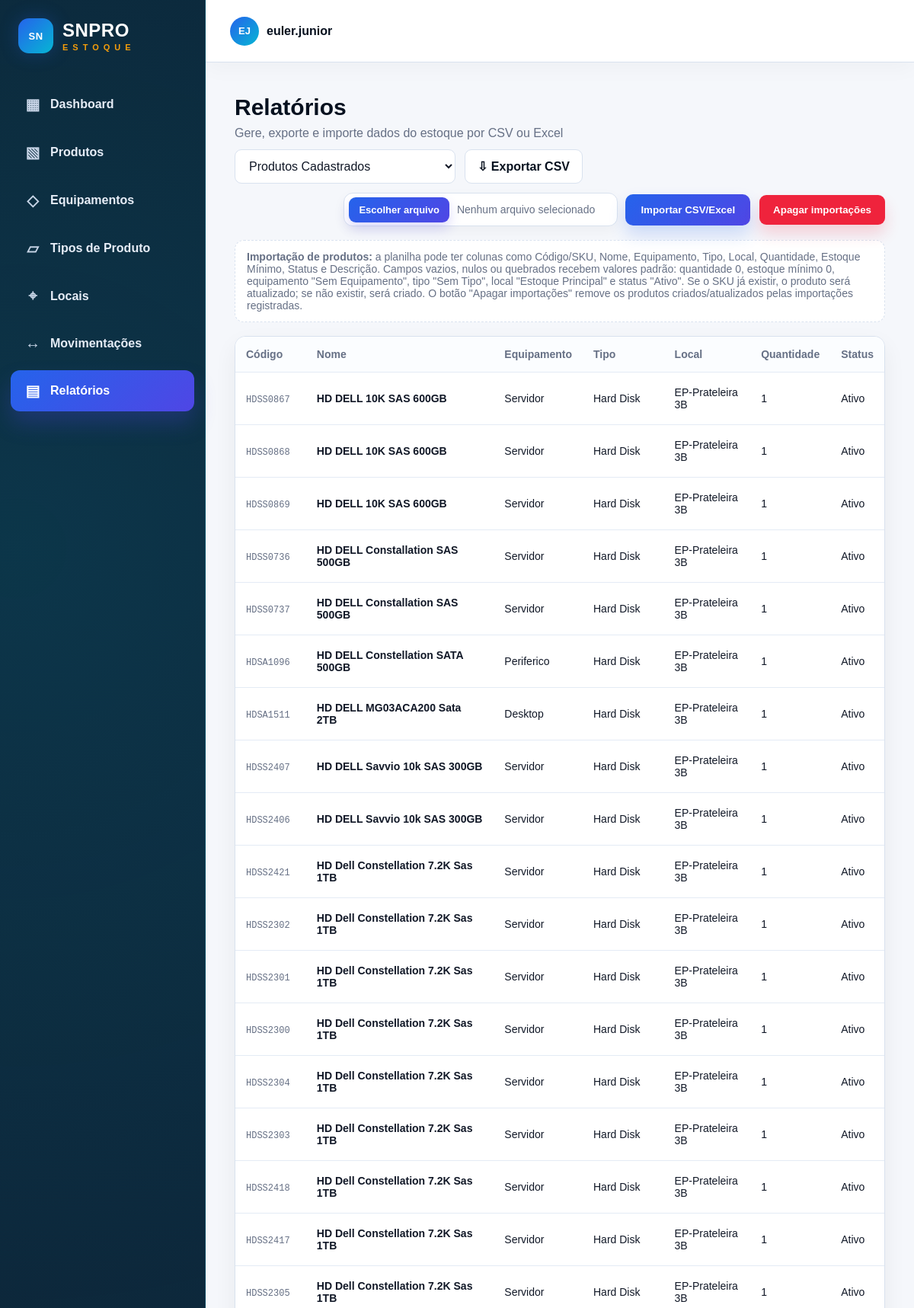
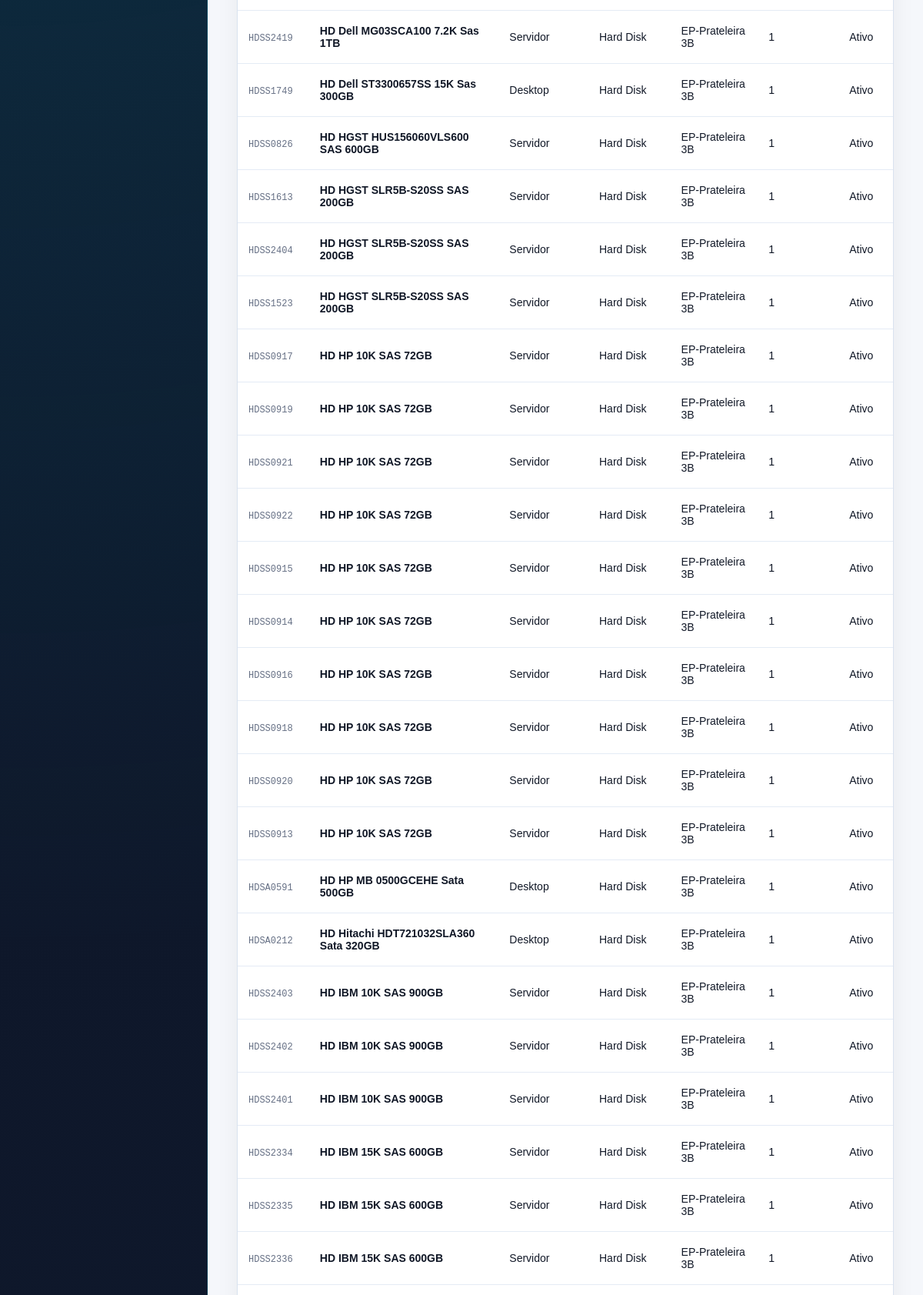
Screenshot of /relatorios (upper part) with the database file from the repository (2 pictures, top to bottom).
### app/models.py (models this page shows, shortened)
class Produto(db.Model):
    __tablename__ = "produtos"
    id = db.Column(db.Integer, primary_key=True)
    sku = db.Column(db.String(50), unique=True, nullable=False)
    nome = db.Column(db.String(150), nullable=False)
    equipamento = db.Column(db.String(80), nullable=False)
    tipo_produto = db.Column(db.String(80), nullable=True)
    local = db.Column(db.String(100), nullable=False)
    quantidade = db.Column(db.Integer, nullable=False, default=1)
    estoque_minimo = db.Column(db.Integer, nullable=False, default=1)
    ticket_medio = db.Column(db.Float, nullable=False, default=0.01)
    status = db.Column(db.String(30), nullable=False, default="Ativo")
    descricao = db.Column(db.Text, nullable=True)

### app/routes.py (the view)
@main.route("/relatorios")
def relatorios():
    tipo = request.args.get("tipo", "produtos").strip()
    produtos_lista = Produto.query.order_by(Produto.nome.asc()).all()
    movimentacoes_lista = Movimentacao.query.order_by(Movimentacao.criado_em.desc()).all()
    baixo_estoque = Produto.query.filter(Produto.quantidade <= Produto.estoque_minimo).order_by(Produto.nome.asc()).all()
    importacoes_count = ImportacaoPlanilha.query.count()
    return render_template(
        "relatorios.html",
        active_page="relatorios",
        tipo=tipo,
        produtos=produtos_lista,
        movimentacoes=movimentacoes_lista,
        baixo_estoque=baixo_estoque,
        importacoes_count=importacoes_count,
    )

### app/templates/relatorios.html (shortened to what this page needs)
{% extends "base.html" %}
{% block content %}
<section class="page-header report-header">
    <div>
        <h1>Relatórios</h1>
        <p>Gere, exporte e importe dados do estoque por CSV ou Excel</p>
    </div>
</section>
<div class="report-toolbar">
    <form class="report-select" method="get" action="{{ url_for('main.relatorios') }}">
        <select name="tipo" onchange="this.form.submit()">
            <option value="produtos" {% if tipo == 'produtos' %}selected{% endif %}>Produtos Cadastrados</option>
        </select>
    </form>
    <a class="btn-light export-link" href="{{ url_for('main.exportar_relatorio', tipo=tipo) }}">⇩ Exportar CSV</a>
    <form class="import-form" method="post" action="{{ url_for('main.importar_planilha') }}" enctype="multipart/form-data">
        <label class="file-picker">
            <span class="file-picker-button">Escolher arquivo</span>
            <span class="file-picker-name" id="arquivoImportacaoNome">Nenhum arquivo selecionado</span>
        </label>
        <button class="btn-primary" type="submit">Importar CSV/Excel</button>
    </form>
    <form method="post" action="{{ url_for('main.apagar_dados_importados') }}" data-confirm-kind="dados importados" data-confirm-article="os" class="delete-import-form">
        <button class="btn-danger" type="submit">Apagar importações</button>
    </form>
</div>
<div class="import-help">
    <strong>Importação de produtos:</strong> a planilha pode ter colunas como Código/SKU, Nome, Equipamento, Tipo, Local, Quantidade, Estoque Mínimo, Status e Descrição.
    Campos vazios, nulos ou quebrados recebem valores padrão: quantidade 0, estoque mínimo 0, equipamento "Sem Equipamento", tipo "Sem Tipo", local "Estoque Principal" e status "Ativo". Se o SKU já existir, o produto será atualizado; se não existir, será criado. O botão "Apagar importações" remove os produtos criados/atualizados pelas importações registradas.
</div>
{% if tipo == 'movimentacoes' %}
<div class="table-card">
    <table>
        <thead>
            <tr>
                <th>Tipo</th>
                <th>Produto</th>
                <th>Qtd</th>
                <th>Local</th>
                <th>Data</th>
                <th>Observação</th>
            </tr>
        </thead>
        <tbody>
            {% for mov in movimentacoes %}
            <tr>
                <td><span class="movement-badge movement-{{ mov.tipo|lower|replace('í','i')|replace('ç','c')|replace('ã','a')|replace('é','e')|replace('ê','e') }}">{{ mov.tipo }}</span></td>
                <td><strong>{{ mov.produto_nome }}</strong></td>
                <td>{{ mov.quantidade }}</td>
                <td>{{ mov.local }}</td>
                <td>{{ mov.criado_em.strftime('%d/%m/%Y, %H:%M') }}</td>
                <td>{{ mov.observacao or '-' }}</td>
            </tr>
            {% else %}
            <tr><td colspan="6" class="empty">Nenhuma movimentação encontrada.</td></tr>
            {% endfor %}
        </tbody>
    </table>
</div>
{% else %}
{% set lista = baixo_estoque if tipo == 'baixo_estoque' else produtos %}
<div class="table-card">
    <table>
        <thead>
            <tr>
                <th>Código</th>
                <th>Nome</th>
                <th>Equipamento</th>
                <th>Tipo</th>
                <th>Local</th>
                <th>Quantidade</th>
                <th>Status</th>
            </tr>
        </thead>
        <tbody>
            {% for produto in lista %}
            <tr>
                <td><span class="code">{{ produto.sku }}</span></td>
                <td><strong>{{ produto.nome }}</strong></td>
                <td>{{ produto.equipamento }}</td>
                <td>{{ produto.tipo_produto or '-' }}</td>
                <td>{{ produto.local }}</td>
                <td>{{ produto.quantidade }}</td>
                <td>{{ produto.status }}</td>
            </tr>
            {% else %}
            <tr><td colspan="7" class="empty">Nenhum produto encontrado.</td></tr>
            {% endfor %}
        </tbody>
    </table>
</div>
{% endif %}
{% endblock %}

### app/static/css/style.css (style rules this page uses)
:root { --snpro-ink: #07111f; --snpro-sidebar: #0d1526; --snpro-sidebar-2: #111c33; --snpro-blue: #2563eb; --snpro-cyan: #06b6d4; --snpro-violet: #4f46e5; --snpro-accent: #f59e0b; --snpro-bg: #f5f7fb; --snpro-card: #ffffff; --snpro-text: #111827; --snpro-muted: #667085; --snpro-border: #d9e2ef; --danger: #ef233c; }
* { box-sizing: border-box; }
body { margin: 0; font-family: Arial, sans-serif; background: var(--snpro-bg); color: var(--snpro-text); }
.page-header { display: flex; justify-content: space-between; align-items: center; padding: 42px 38px 24px; }
h1 { margin: 0; font-size: 30px; color: var(--snpro-ink); }
p { margin: 8px 0 0; color: var(--snpro-muted); }
.btn-primary { border: 0; background: linear-gradient(135deg, var(--snpro-blue), var(--snpro-violet)); color: white; padding: 13px 20px; border-radius: 10px; font-weight: 900; cursor: pointer; box-shadow: 0 12px 22px rgba(37,99,235,.20); }
.btn-light { border: 1px solid var(--snpro-border); background: white; padding: 12px 16px; border-radius: 9px; cursor: pointer; color: var(--snpro-ink); font-weight: 800; }
.btn-danger { border: 0; background: var(--danger); color: white; padding: 12px 18px; border-radius: 9px; cursor: pointer; font-weight: 900; box-shadow: 0 12px 20px rgba(239,35,60,.18); }
input, select, textarea { width: 100%; border: 1px solid var(--snpro-border); border-radius: 9px; padding: 12px 14px; background: white; font: inherit; color: var(--snpro-text); }
.table-card { margin: 0 38px 36px; background: white; border: 1px solid var(--snpro-border); border-radius: 14px; overflow: hidden; box-shadow: 0 12px 30px rgba(7,17,31,.06); }
table { width: 100%; border-collapse: collapse; }
th { text-align: left; font-size: 14px; color: var(--snpro-muted); padding: 15px 14px; font-weight: 900; background: #fbfdff; }
td { padding: 18px 14px; border-top: 1px solid #e4ebf5; font-size: 14px; vertical-align: middle; }
.code { color: var(--snpro-muted); font-family: Consolas, monospace; font-size: 12px; }
.report-header { padding-bottom: 12px; }
.report-toolbar { display: flex; gap: 12px; align-items: center; padding: 0 38px 18px; flex-wrap: wrap; }
.report-select { width: 290px; }
.export-link { text-decoration: none; display: inline-flex; align-items: center; gap: 8px; }
.import-form { display: flex; gap: 10px; align-items: center; margin-left: auto; }
.import-help { margin: 0 38px 18px; padding: 13px 15px; border: 1px dashed var(--snpro-border); border-radius: 12px; color: var(--snpro-muted); background: #ffffff; font-size: 14px; }
.file-picker { min-width: 360px; max-width: 460px; height: 44px; display: inline-flex; align-items: center; gap: 10px; padding: 6px; border: 1px solid var(--snpro-border); border-radius: 12px; background: #fff; box-shadow: 0 6px 18px rgba(7,17,31,.04); cursor: pointer; }
.file-picker-button { flex: 0 0 auto; padding: 9px 13px; border-radius: 9px; background: linear-gradient(135deg, var(--snpro-blue), var(--snpro-violet)); color: #fff; font-size: 13px; font-weight: 900; box-shadow: 0 8px 16px rgba(79,70,229,.20); }
.file-picker-name { min-width: 0; overflow: hidden; text-overflow: ellipsis; white-space: nowrap; color: var(--snpro-muted); font-size: 14px; }
:root { --chart-1: #2563eb; --chart-2: #7c3aed; --chart-3: #0891b2; --chart-4: #16a34a; --chart-5: #f59e0b; --chart-6: #ef233c; --chart-7: #475569; --chart-8: #db2777; }

### rows the page displays
Produto: sku "HDSS0867", nome "HD DELL 10K SAS 600GB", equipamento "Servidor", tipo_produto "Hard Disk", local "EP-Prateleira 3B", quantidade "1", status "Ativo"
Produto: sku "HDSS0868", nome "HD DELL 10K SAS 600GB", equipamento "Servidor", tipo_produto "Hard Disk", local "EP-Prateleira 3B", quantidade "1", status "Ativo"
Produto: sku "HDSS0869", nome "HD DELL 10K SAS 600GB", equipamento "Servidor", tipo_produto "Hard Disk", local "EP-Prateleira 3B", quantidade "1", status "Ativo"
Produto: sku "HDSS0736", nome "HD DELL Constallation SAS 500GB", equipamento "Servidor", tipo_produto "Hard Disk", local "EP-Prateleira 3B", quantidade "1", status "Ativo"
Produto: sku "HDSS0737", nome "HD DELL Constallation SAS 500GB", equipamento "Servidor", tipo_produto "Hard Disk", local "EP-Prateleira 3B", quantidade "1", status "Ativo"
Produto: sku "HDSA1096", nome "HD DELL Constellation SATA 500GB", equipamento "Periferico", tipo_produto "Hard Disk", local "EP-Prateleira 3B", quantidade "1", status "Ativo"
Produto: sku "HDSA1511", nome "HD DELL MG03ACA200 Sata 2TB", equipamento "Desktop", tipo_produto "Hard Disk", local "EP-Prateleira 3B", quantidade "1", status "Ativo"
Produto: sku "HDSS2407", nome "HD DELL Savvio 10k SAS 300GB", equipamento "Servidor", tipo_produto "Hard Disk", local "EP-Prateleira 3B", quantidade "1", status "Ativo"
Produto: sku "HDSS2406", nome "HD DELL Savvio 10k SAS 300GB", equipamento "Servidor", tipo_produto "Hard Disk", local "EP-Prateleira 3B", quantidade "1", status "Ativo"
Produto: sku "HDSS2421", nome "HD Dell Constellation 7.2K Sas 1TB", equipamento "Servidor", tipo_produto "Hard Disk", local "EP-Prateleira 3B", quantidade "1", status "Ativo"
Produto: sku "HDSS2302", nome "HD Dell Constellation 7.2K Sas 1TB", equipamento "Servidor", tipo_produto "Hard Disk", local "EP-Prateleira 3B", quantidade "1", status "Ativo"
Produto: sku "HDSS2301", nome "HD Dell Constellation 7.2K Sas 1TB", equipamento "Servidor", tipo_produto "Hard Disk", local "EP-Prateleira 3B", quantidade "1", status "Ativo"
Produto: sku "HDSS2300", nome "HD Dell Constellation 7.2K Sas 1TB", equipamento "Servidor", tipo_produto "Hard Disk", local "EP-Prateleira 3B", quantidade "1", status "Ativo"
Produto: sku "HDSS2304", nome "HD Dell Constellation 7.2K Sas 1TB", equipamento "Servidor", tipo_produto "Hard Disk", local "EP-Prateleira 3B", quantidade "1", status "Ativo"
Produto: sku "HDSS2303", nome "HD Dell Constellation 7.2K Sas 1TB", equipamento "Servidor", tipo_produto "Hard Disk", local "EP-Prateleira 3B", quantidade "1", status "Ativo"
Produto: sku "HDSS2418", nome "HD Dell Constellation 7.2K Sas 1TB", equipamento "Servidor", tipo_produto "Hard Disk", local "EP-Prateleira 3B", quantidade "1", status "Ativo"
Produto: sku "HDSS2417", nome "HD Dell Constellation 7.2K Sas 1TB", equipamento "Servidor", tipo_produto "Hard Disk", local "EP-Prateleira 3B", quantidade "1", status "Ativo"
Produto: sku "HDSS2305", nome "HD Dell Constellation 7.2K Sas 1TB", equipamento "Servidor", tipo_produto "Hard Disk", local "EP-Prateleira 3B", quantidade "1", status "Ativo"
Produto: sku "HDSS2419", nome "HD Dell MG03SCA100 7.2K Sas 1TB", equipamento "Servidor", tipo_produto "Hard Disk", local "EP-Prateleira 3B", quantidade "1", status "Ativo"
Produto: sku "HDSS1749", nome "HD Dell ST3300657SS 15K Sas 300GB", equipamento "Desktop", tipo_produto "Hard Disk", local "EP-Prateleira 3B", quantidade "1", status "Ativo"
Produto: sku "HDSS0826", nome "HD HGST HUS156060VLS600 SAS 600GB", equipamento "Servidor", tipo_produto "Hard Disk", local "EP-Prateleira 3B", quantidade "1", status "Ativo"
Produto: sku "HDSS1613", nome "HD HGST SLR5B-S20SS SAS 200GB", equipamento "Servidor", tipo_produto "Hard Disk", local "EP-Prateleira 3B", quantidade "1", status "Ativo"
Produto: sku "HDSS2404", nome "HD HGST SLR5B-S20SS SAS 200GB", equipamento "Servidor", tipo_produto "Hard Disk", local "EP-Prateleira 3B", quantidade "1", status "Ativo"
Produto: sku "HDSS1523", nome "HD HGST SLR5B-S20SS SAS 200GB", equipamento "Servidor", tipo_produto "Hard Disk", local "EP-Prateleira 3B", quantidade "1", status "Ativo"
Produto: sku "HDSS0917", nome "HD HP 10K SAS 72GB", equipamento "Servidor", tipo_produto "Hard Disk", local "EP-Prateleira 3B", quantidade "1", status "Ativo"
Produto: sku "HDSS0919", nome "HD HP 10K SAS 72GB", equipamento "Servidor", tipo_produto "Hard Disk", local "EP-Prateleira 3B", quantidade "1", status "Ativo"
Produto: sku "HDSS0921", nome "HD HP 10K SAS 72GB", equipamento "Servidor", tipo_produto "Hard Disk", local "EP-Prateleira 3B", quantidade "1", status "Ativo"
Produto: sku "HDSS0922", nome "HD HP 10K SAS 72GB", equipamento "Servidor", tipo_produto "Hard Disk", local "EP-Prateleira 3B", quantidade "1", status "Ativo"
Produto: sku "HDSS0915", nome "HD HP 10K SAS 72GB", equipamento "Servidor", tipo_produto "Hard Disk", local "EP-Prateleira 3B", quantidade "1", status "Ativo"
Produto: sku "HDSS0914", nome "HD HP 10K SAS 72GB", equipamento "Servidor", tipo_produto "Hard Disk", local "EP-Prateleira 3B", quantidade "1", status "Ativo"
Produto: sku "HDSS0916", nome "HD HP 10K SAS 72GB", equipamento "Servidor", tipo_produto "Hard Disk", local "EP-Prateleira 3B", quantidade "1", status "Ativo"
Produto: sku "HDSS0918", nome "HD HP 10K SAS 72GB", equipamento "Servidor", tipo_produto "Hard Disk", local "EP-Prateleira 3B", quantidade "1", status "Ativo"
Produto: sku "HDSS0920", nome "HD HP 10K SAS 72GB", equipamento "Servidor", tipo_produto "Hard Disk", local "EP-Prateleira 3B", quantidade "1", status "Ativo"
Produto: sku "HDSS0913", nome "HD HP 10K SAS 72GB", equipamento "Servidor", tipo_produto "Hard Disk", local "EP-Prateleira 3B", quantidade "1", status "Ativo"
Produto: sku "HDSA0591", nome "HD HP MB 0500GCEHE Sata 500GB", equipamento "Desktop", tipo_produto "Hard Disk", local "EP-Prateleira 3B", quantidade "1", status "Ativo"
Produto: sku "HDSA0212", nome "HD Hitachi HDT721032SLA360 Sata 320GB", equipamento "Desktop", tipo_produto "Hard Disk", local "EP-Prateleira 3B", quantidade "1", status "Ativo"
Produto: sku "HDSS2403", nome "HD IBM 10K SAS 900GB", equipamento "Servidor", tipo_produto "Hard Disk", local "EP-Prateleira 3B", quantidade "1", status "Ativo"
Produto: sku "HDSS2402", nome "HD IBM 10K SAS 900GB", equipamento "Servidor", tipo_produto "Hard Disk", local "EP-Prateleira 3B", quantidade "1", status "Ativo"
Produto: sku "HDSS2401", nome "HD IBM 10K SAS 900GB", equipamento "Servidor", tipo_produto "Hard Disk", local "EP-Prateleira 3B", quantidade "1", status "Ativo"
Produto: sku "HDSS2334", nome "HD IBM 15K SAS 600GB", equipamento "Servidor", tipo_produto "Hard Disk", local "EP-Prateleira 3B", quantidade "1", status "Ativo"
Produto: sku "HDSS2335", nome "HD IBM 15K SAS 600GB", equipamento "Servidor", tipo_produto "Hard Disk", local "EP-Prateleira 3B", quantidade "1", status "Ativo"
Produto: sku "HDSS2336", nome "HD IBM 15K SAS 600GB", equipamento "Servidor", tipo_produto "Hard Disk", local "EP-Prateleira 3B", quantidade "1", status "Ativo"
